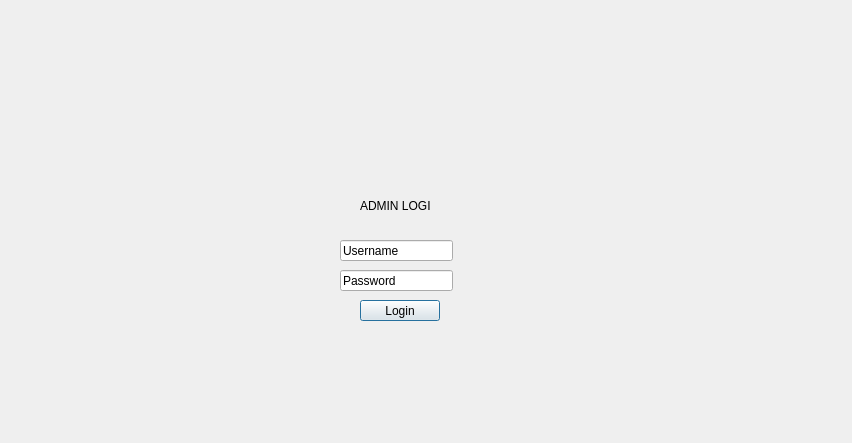
<?xml version="1.0" encoding="UTF-8"?>
<ui version="4.0">
 <class>admin</class>
 <widget class="QDialog" name="admin">
  <property name="geometry">
   <rect>
    <x>0</x>
    <y>0</y>
    <width>852</width>
    <height>443</height>
   </rect>
  </property>
  <property name="windowTitle">
   <string>Dialog</string>
  </property>
  <widget class="QLineEdit" name="username">
   <property name="geometry">
    <rect>
     <x>340</x>
     <y>240</y>
     <width>113</width>
     <height>21</height>
    </rect>
   </property>
   <property name="inputMask">
    <string>Username</string>
   </property>
   <property name="text">
    <string>Username</string>
   </property>
  </widget>
  <widget class="QLineEdit" name="password">
   <property name="geometry">
    <rect>
     <x>340</x>
     <y>270</y>
     <width>113</width>
     <height>21</height>
    </rect>
   </property>
   <property name="inputMask">
    <string/>
   </property>
   <property name="text">
    <string>Password</string>
   </property>
   <property name="maxLength">
    <number>32767</number>
   </property>
  </widget>
  <widget class="QPushButton" name="login">
   <property name="geometry">
    <rect>
     <x>360</x>
     <y>300</y>
     <width>80</width>
     <height>21</height>
    </rect>
   </property>
   <property name="text">
    <string>Login</string>
   </property>
  </widget>
  <widget class="QLabel" name="label">
   <property name="geometry">
    <rect>
     <x>360</x>
     <y>180</y>
     <width>71</width>
     <height>51</height>
    </rect>
   </property>
   <property name="text">
    <string>ADMIN LOGIN</string>
   </property>
  </widget>
 </widget>
 <resources/>
 <connections/>
</ui>
